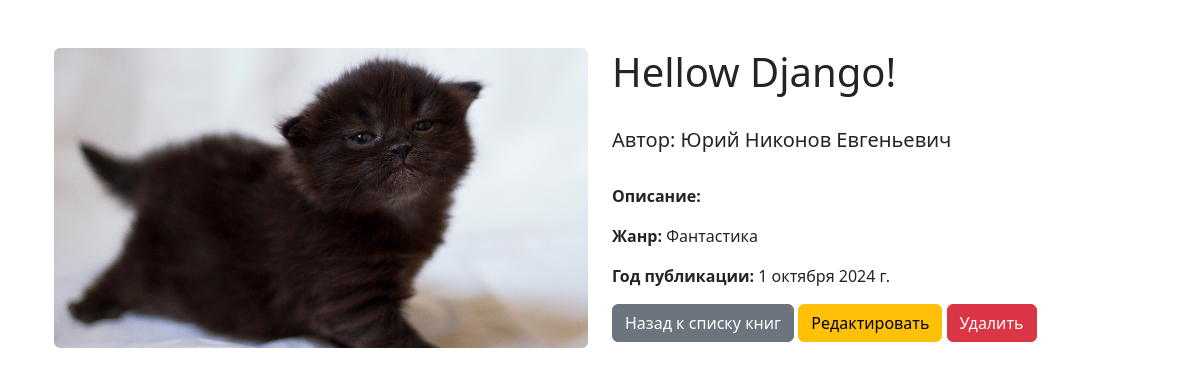
Page /books/3/ on the committed database.
### book_shelf/models.py (models this page shows, shortened)
class Book(models.Model):
    title = models.CharField(verbose_name="Название", max_length=255)
    cover = models.ImageField(upload_to='books/', blank=True)
    public_date = models.DateField(verbose_name='Дата публикации')
    description = models.TextField(verbose_name='Описание', blank=True)
    author = models.ForeignKey(
        'Author',
        verbose_name='Автор',
        blank=True,
        null=True,
        related_name='books',
        on_delete=models.SET_NULL,
    )
    class Meta:
        verbose_name = 'Книга'
        verbose_name_plural = 'Книги'
        ordering = ['-title']

class Author(models.Model):
    first_name = models.CharField('Имя', max_length=255)
    surname = models.CharField('Фамилия', max_length=255)
    patronymic = models.CharField('Отчество', max_length=255)
    birth_date = models.DateField('Дата рождения')
    class Meta:
        verbose_name = 'Автор'
        verbose_name_plural = 'Авторы'
        ordering = ['first_name']
    def __str__(self):
        return f'{self.first_name} {self.surname} {self.patronymic}'

class Genre(models.Model):
    name = models.CharField('Название', max_length=255)
    description = models.TextField('Описание', blank=True)
    books = models.ManyToManyField(
        Book,
        verbose_name='Книги',
        related_name='genres',
        blank=True,
        null=True,
    )
    class Meta:
        verbose_name = 'Жанр'
        verbose_name_plural = 'Жанры'
        ordering = ['name']
    def __str__(self):
        return self.name

### book_shelf/views.py (the view)
# urls.py: path('books/<int:pk>/', views.BooksDetail.as_view(), name='book_detail'),
class BooksDetail(DetailView):
    template_name = 'book_shelf/book_detail.html'
    model = Book
    context_object_name = 'book'

### templates/book_shelf/book_detail.html (shortened to what this page needs)
{% extends 'base.html' %}
{% block content %}
<div class="container mt-5">
    <div class="row">
        <div class="col-md-6">
            <img src="{{ book.cover.url }}" alt="{{ book.title }}" class="img-fluid rounded">
        </div>
        <div class="col-md-6">
            <h1>{{ book.title }}</h1>
            <br>
            <h5>Автор: {{ book.author }}</h5>
            <br>
            <p><strong>Описание:</strong> {{ book.description }} </p>
            <p><strong>Жанр:</strong>
                {% for genre in book.genres.all %}
                    {{ genre }}
                {% endfor %}
            </p>
            <p><strong>Год публикации:</strong> {{ book.public_date }}</p>
            <a href="{% url 'books_list' %}" class="btn btn-secondary">Назад к списку книг</a>
            <a href="{% url 'book_update' book.pk %}" class="btn btn-warning">Редактировать</a>
            <a href="{% url 'book_delete' book.pk %}" class="btn btn-danger">Удалить</a>
        </div>
    </div>
</div>
{% endblock %}

### rows in the picture
Book: cover (picture), title "Hellow Django!", author "Юрий Никонов Евгеньевич", public_date "1 октября 2024 г."
Genre: name "Фантастика"
